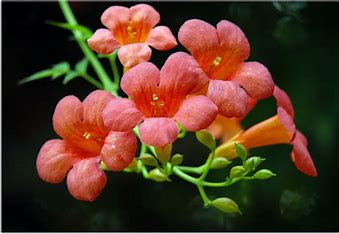
#> input picture Picture/lingxiaohua.jpg, 339 x 234 px
$ python PictureGradient.py
#> lines starting #> are read from the running program, lines starting #| are printed output that depends on the picture; after the words box and inside, x2 and y2 are one past the last pixel; in counts of white or black regions, pixels touching at a corner belong together
import cv2 as cv
import numpy as np
import matplotlib.pyplot as plt
from pylab import mpl

mpl.rcParams["font.sans-serif"] = ["SimHei"]


def gradient_cv():
    img = cv.imread("../Picture/lingxiaohua.jpg", cv.IMREAD_GRAYSCALE)
#> img: shape (234, 339); min 0, max 255, mean 61.8
    dx, dy = cv.spatialGradient(img)
    magnitude, angle = cv.cartToPolar(np.float32(dx), np.float32(dy))
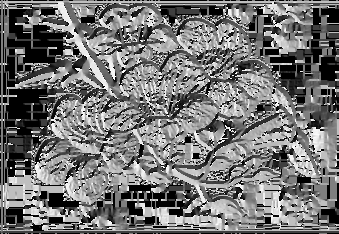
#> angle: shape (234, 339) float32; min 0, max 6.28, mean 2.89; drawn with min black and max white
    sobel_edgebw = magnitude > 0.20 * np.max(magnitude)
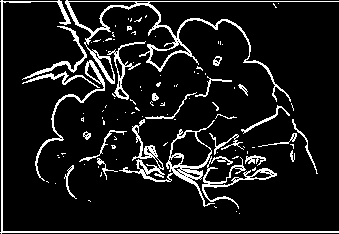
#> sobel_edgebw: shape (234, 339) bool; 10.6% white in thin lines or dots
    img_smooth = cv.GaussianBlur(img, ksize=(0, 0), sigmaX=2, sigmaY=2)
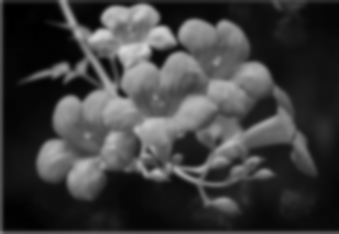
#> img_smooth: shape (234, 339); min 0, max 216, mean 61.2
    scharr_x = cv.Scharr(img_smooth, ddepth=cv.CV_64F, dx=1, dy=0)
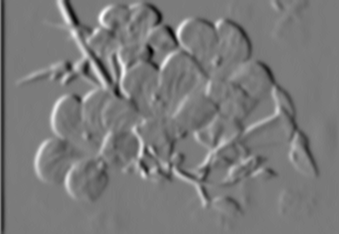
#> scharr_x: shape (234, 339) float64; min -967, max 1031, mean -5.5; drawn with min black and max white
    scharr_y = cv.Scharr(img_smooth, ddepth=cv.CV_64F, dx=0, dy=1)
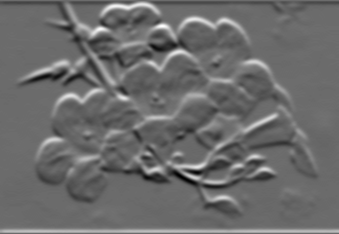
#> scharr_y: shape (234, 339) float64; min -868, max 1197, mean 4.7; drawn with min black and max white
    scharr_edge = cv.sqrt(scharr_x ** 2 + scharr_y ** 2)
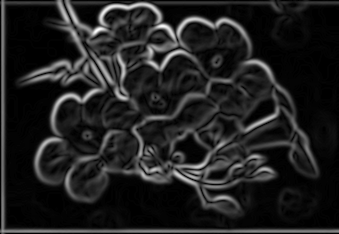
#> scharr_edge: shape (234, 339) float64; min 0, max 1238.3, mean 160.6; drawn with min black and max white
    scharr_edgebw = scharr_edge > 0.20 * np.max(scharr_edge)
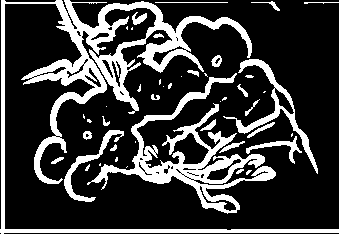
#> scharr_edgebw: shape (234, 339) bool; 23.1% white; 45 white regions (21 under 20 px), largest, box (x1, y1, x2, y2) and area: (0, 0, 339, 234) 9671, (87, 73, 276, 214) 5133, (223, 59, 318, 174) 1278

    plt.figure(figsize=(12, 5))
    plt.gray()
#> (the run stopped early here; a loop or call above may not have finished)

$ run again, with Picture/cat2.jpg copied over Picture/lingxiaohua.jpg
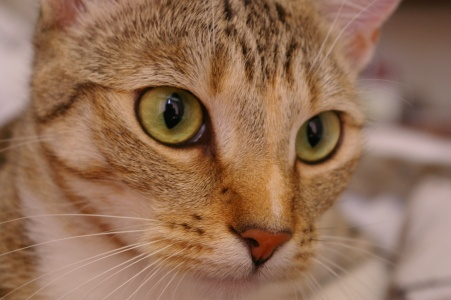
#> input picture Picture/cat2.jpg, 451 x 300 px
#> in gradient_cv, `sobel_edgebw = magnitude > 0.20 * np.max(magnitude)`:
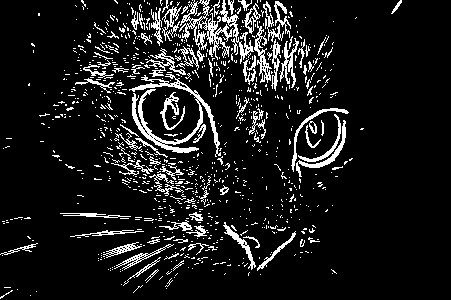
#> sobel_edgebw: shape (300, 451) bool; 10.4% white in thin lines or dots, all inside (x1, y1, x2, y2) = (0, 0, 402, 299)
#> in gradient_cv, `scharr_edgebw = scharr_edge > 0.20 * np.max(scharr_edge)`:
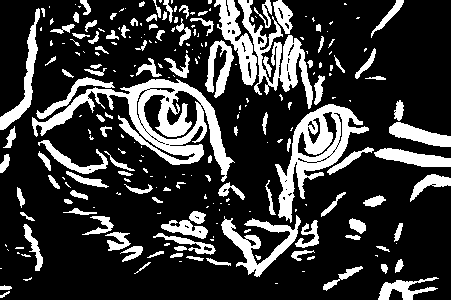
#> scharr_edgebw: shape (300, 451) bool; 22.4% white; 236 white regions (126 under 20 px), largest, box (x1, y1, x2, y2) and area: (32, 79, 235, 182) 5597, (275, 104, 369, 223) 3516, (238, 0, 313, 109) 2290
